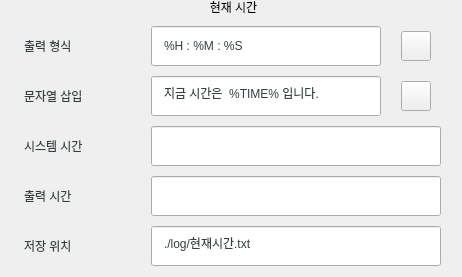
              <widget class="QGroupBox" name="groupBox_2">
               <property name="styleSheet">
                <string notr="true">

QGroupBox  {
    border:0px;
    border-radius: 15px;
	font: 75 15px&quot;Gong Gothic&quot;;
}

QGroupBox::title  {
    font: 20px;
    subcontrol-position: top center;
    padding: 5px 8000px 5px 8000px;
}</string>
               </property>
               <property name="title">
                <string>현재 시간</string>
               </property>
               <layout class="QGridLayout" name="gridLayout_5">
                <item row="0" column="0">
                 <layout class="QGridLayout" name="gridLayout_7">
                  <property name="sizeConstraint">
                   <enum>QLayout::SetMaximumSize</enum>
                  </property>
                  <property name="leftMargin">
                   <number>0</number>
                  </property>
                  <property name="topMargin">
                   <number>15</number>
                  </property>
                  <property name="rightMargin">
                   <number>10</number>
                  </property>
                  <property name="spacing">
                   <number>10</number>
                  </property>
                  <item row="0" column="0">
                   <widget class="QLabel" name="st_user_name_2">
                    <property name="minimumSize">
                     <size>
                      <width>130</width>
                      <height>40</height>
                     </size>
                    </property>
                    <property name="maximumSize">
                     <size>
                      <width>130</width>
                      <height>40</height>
                     </size>
                    </property>
                    <property name="autoFillBackground">
                     <bool>false</bool>
                    </property>
                    <property name="styleSheet">
                     <string notr="true">padding: 10px;;
font: 20px &quot;Gong Gothic&quot;;
color :   #353F40;</string>
                    </property>
                    <property name="text">
                     <string>출력 형식</string>
                    </property>
                    <property name="margin">
                     <number>0</number>
                    </property>
                   </widget>
                  </item>
                  <item row="0" column="1">
                   <widget class="QLineEdit" name="time_output_format">
                    <property name="sizePolicy">
                     <sizepolicy hsizetype="Fixed" vsizetype="Fixed">
                      <horstretch>0</horstretch>
                      <verstretch>0</verstretch>
                     </sizepolicy>
                    </property>
                    <property name="minimumSize">
                     <size>
                      <width>200</width>
                      <height>40</height>
                     </size>
                    </property>
                    <property name="maximumSize">
                     <size>
                      <width>230</width>
                      <height>40</height>
                     </size>
                    </property>
                    <property name="styleSheet">
                     <string notr="true">padding: 10px;
font: 75 15px&quot;Gong Gothic&quot;;
color :   #353F40;</string>
                    </property>
                    <property name="text">
                     <string>%H : %M : %S</string>
                    </property>
                    <property name="alignment">
                     <set>Qt::AlignLeading|Qt::AlignLeft|Qt::AlignVCenter</set>
                    </property>
                   </widget>
                  </item>
                  <item row="2" column="0">
                   <widget class="QLabel" name="st_user_open_2">
                    <property name="minimumSize">
                     <size>
                      <width>130</width>
                      <height>40</height>
                     </size>
                    </property>
                    <property name="maximumSize">
                     <size>
                      <width>130</width>
                      <height>40</height>
                     </size>
                    </property>
                    <property name="styleSheet">
                     <string notr="true">padding: 10px;;
font: 20px &quot;Gong Gothic&quot;;
color :   #353F40;</string>
                    </property>
                    <property name="text">
                     <string>시스템 시간</string>
                    </property>
                   </widget>
                  </item>
                  <item row="1" column="0">
                   <widget class="QLabel" name="st_user_address_2">
                    <property name="minimumSize">
                     <size>
                      <width>130</width>
                      <height>40</height>
                     </size>
                    </property>
                    <property name="maximumSize">
                     <size>
                      <width>130</width>
                      <height>40</height>
                     </size>
                    </property>
                    <property name="styleSheet">
                     <string notr="true">padding: 10px;;
font: 20px &quot;Gong Gothic&quot;;
color :   #353F40;</string>
                    </property>
                    <property name="text">
                     <string>문자열 삽입</string>
                    </property>
                   </widget>
                  </item>
                  <item row="1" column="1">
                   <widget class="QLineEdit" name="time_output_string">
                    <property name="sizePolicy">
                     <sizepolicy hsizetype="Fixed" vsizetype="Fixed">
                      <horstretch>0</horstretch>
                      <verstretch>0</verstretch>
                     </sizepolicy>
                    </property>
                    <property name="minimumSize">
                     <size>
                      <width>230</width>
                      <height>40</height>
                     </size>
                    </property>
                    <property name="maximumSize">
                     <size>
                      <width>230</width>
                      <height>40</height>
                     </size>
                    </property>
                    <property name="styleSheet">
                     <string notr="true">padding: 10px;
font: 75 15px&quot;Gong Gothic&quot;;
color :   #353F40;</string>
                    </property>
                    <property name="text">
                     <string>지금 시간은  %TIME% 입니다.</string>
                    </property>
                    <property name="alignment">
                     <set>Qt::AlignLeading|Qt::AlignLeft|Qt::AlignVCenter</set>
                    </property>
                   </widget>
                  </item>
                  <item row="3" column="0">
                   <widget class="QLabel" name="st_user_close_2">
                    <property name="minimumSize">
                     <size>
                      <width>130</width>
                      <height>40</height>
                     </size>
                    </property>
                    <property name="maximumSize">
                     <size>
                      <width>130</width>
                      <height>40</height>
                     </size>
                    </property>
                    <property name="styleSheet">
                     <string notr="true">padding: 10px;;
font: 20px &quot;Gong Gothic&quot;;
color :   #353F40;</string>
                    </property>
                    <property name="text">
                     <string>출력 시간</string>
                    </property>
                   </widget>
                  </item>
                  <item row="4" column="0">
                   <widget class="QLabel" name="st_user_week_2">
                    <property name="minimumSize">
                     <size>
                      <width>130</width>
                      <height>40</height>
                     </size>
                    </property>
                    <property name="maximumSize">
                     <size>
                      <width>130</width>
                      <height>40</height>
                     </size>
                    </property>
                    <property name="styleSheet">
                     <string notr="true">padding: 10px;;
font: 20px &quot;Gong Gothic&quot;;
color :   #353F40;</string>
                    </property>
                    <property name="text">
                     <string>저장 위치</string>
                    </property>
                   </widget>
                  </item>
                  <item row="4" column="1" colspan="2">
                   <widget class="QLineEdit" name="time_output_path">
                    <property name="minimumSize">
                     <size>
                      <width>0</width>
                      <height>40</height>
                     </size>
                    </property>
                    <property name="maximumSize">
                     <size>
                      <width>16777215</width>
                      <height>40</height>
                     </size>
                    </property>
                    <property name="styleSheet">
                     <string notr="true">padding: 10px;
font: 75 15px&quot;Gong Gothic&quot;;
color :   #353F40;</string>
                    </property>
                    <property name="text">
                     <string>./log/현재시간.txt</string>
                    </property>
                    <property name="alignment">
                     <set>Qt::AlignLeading|Qt::AlignLeft|Qt::AlignVCenter</set>
                    </property>
                    <property name="readOnly">
                     <bool>true</bool>
                    </property>
                   </widget>
                  </item>
                  <item row="2" column="1" colspan="2">
                   <widget class="QLineEdit" name="time_pc">
                    <property name="minimumSize">
                     <size>
                      <width>0</width>
                      <height>40</height>
                     </size>
                    </property>
                    <property name="maximumSize">
                     <size>
                      <width>16777215</width>
                      <height>40</height>
                     </size>
                    </property>
                    <property name="styleSheet">
                     <string notr="true">padding: 10px;
font: 75 15px&quot;Gong Gothic&quot;;
color :   #353F40;</string>
                    </property>
                    <property name="readOnly">
                     <bool>true</bool>
                    </property>
                   </widget>
                  </item>
                  <item row="3" column="1" colspan="2">
                   <widget class="QLineEdit" name="time_output_live">
                    <property name="minimumSize">
                     <size>
                      <width>0</width>
                      <height>40</height>
                     </size>
                    </property>
                    <property name="maximumSize">
                     <size>
                      <width>16777215</width>
                      <height>40</height>
                     </size>
                    </property>
                    <property name="styleSheet">
                     <string notr="true">padding: 10px;
font: 75 15px&quot;Gong Gothic&quot;;
color :   #353F40;</string>
                    </property>
                    <property name="readOnly">
                     <bool>true</bool>
                    </property>
                   </widget>
                  </item>
                  <item row="0" column="2">
                   <layout class="QHBoxLayout" name="horizontalLayout_3">
                    <property name="spacing">
                     <number>0</number>
                    </property>
                    <property name="leftMargin">
                     <number>10</number>
                    </property>
                    <property name="rightMargin">
                     <number>10</number>
                    </property>
                    <item>
                     <widget class="QPushButton" name="time_output_format_reset">
                      <property name="minimumSize">
                       <size>
                        <width>30</width>
                        <height>30</height>
                       </size>
                      </property>
                      <property name="maximumSize">
                       <size>
                        <width>30</width>
                        <height>30</height>
                       </size>
                      </property>
                      <property name="styleSheet">
                       <string notr="true">border-image: url(:/icon/refresh.png);</string>
                      </property>
                      <property name="text">
                       <string/>
                      </property>
                     </widget>
                    </item>
                   </layout>
                  </item>
                  <item row="1" column="2">
                   <layout class="QHBoxLayout" name="horizontalLayout_4">
                    <property name="spacing">
                     <number>0</number>
                    </property>
                    <property name="leftMargin">
                     <number>10</number>
                    </property>
                    <property name="rightMargin">
                     <number>10</number>
                    </property>
                    <property name="bottomMargin">
                     <number>0</number>
                    </property>
                    <item>
                     <widget class="QPushButton" name="time_output_string_reset">
                      <property name="minimumSize">
                       <size>
                        <width>30</width>
                        <height>30</height>
                       </size>
                      </property>
                      <property name="maximumSize">
                       <size>
                        <width>30</width>
                        <height>30</height>
                       </size>
                      </property>
                      <property name="styleSheet">
                       <string notr="true">border-image: url(:/icon/refresh.png);</string>
                      </property>
                      <property name="text">
                       <string/>
                      </property>
                     </widget>
                    </item>
                   </layout>
                  </item>
                 </layout>
                </item>
               </layout>
              </widget>
